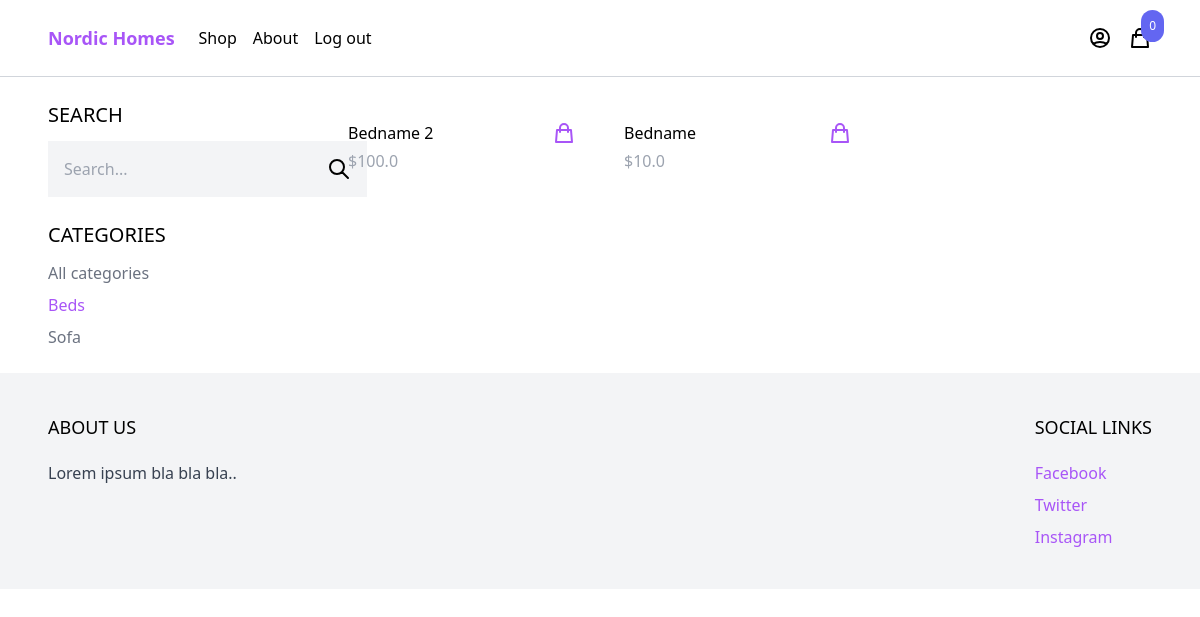
Page /shop/?category=beds (signed in) on the committed database.
### product/models.py (models this page shows, shortened)
class Category(models.Model):
    name = models.CharField(max_length=255)
    slug = models.SlugField()
    class Meta:
        verbose_name_plural = 'Categories'
        ordering = ['name']

class Product(models.Model):
    category = models.ForeignKey(
        Category, related_name='products', on_delete=models.CASCADE)
    name = models.CharField(max_length=255)
    description = models.TextField(blank=True, null=True)
    price = models.IntegerField()
    slug = models.SlugField()
    created_at = models.DateTimeField(auto_now_add=True)
    class Meta:
        ordering = ['-created_at']
    @property
    def get_display_price(self):
        return self.price / 100

### core/views.py (the view)
# urls.py: path('shop/', views.ShopView.as_view(), name="shop"),
class ShopView(generic.ListView):
    queryset = Product.objects.select_related('category').all()
    context_object_name = 'products'
    template_name = 'core/shop.html'
    @property
    def query(self):
        return self.request.GET.get('query', '')
    @property
    def active_category(self):
        return self.request.GET.get('category', '')
    def get_context_data(self, **kwargs):
        context = super().get_context_data(**kwargs)
        context['categories'] = Category.objects.all()
        context['active_category'] = self.active_category
        return context
    def get_queryset(self):
        queryset = super().get_queryset()
        if active_category := self.active_category:
            queryset = queryset.filter(category__slug=active_category)
        if query := self.query:
            queryset = queryset.filter(
                Q(name__icontains=query) | Q(description__icontains=query))
        return queryset

### cart/cart.py (called while the page is built)
    def __len__(self):
        return sum(item['quantity'] for item in self.cart.values())

### cart/context_processors.py (called while the page is built)
def cart(request):
    return {'cart': Cart(request)}

### core/templates/core/shop.html
{% extends 'core/base.html' %}
{% block content %}
<div class="max-w-6xl mx-auto flex flex-wrap items-start py-6 px-6 xl:px-0">
  <div class="filters w-full lg:w-1/4">
    <h3 class="mb-3 text-xl uppercase">Search</h3>
    <form
      method="get"
      action="."
    >
      <div class="flex">
        <input
          type="text"
          name="query"
          class="p-4 bg-gray-100 border-0"
          placeholder="Search..."
        >
        <button class="p-4 bg-gray-100 border-0">
          <svg
            xmlns="http://www.w3.org/2000/svg"
            class="h-6 w-6"
            fill="none"
            viewBox="0 0 24 24"
            stroke="currentColor"
          >
            <path
              stroke-linecap="round"
              stroke-linejoin="round"
              stroke-width="2"
              d="M21 21l-6-6m2-5a7 7 0 11-14 0 7 7 0 0114 0z"
            />
          </svg>
        </button>
      </div>
    </form>
    <h3 class="mt-6 mb-3 text-xl uppercase">Categories</h3>
    <ul class="space-y-2">
      <li>
        <a
          href="{% url 'shop' %}"
          class="{% if not active_category %}text-purple-500{% else %}text-gray-500{% endif %}"
        >All categories</a>
      </li>
      {% for category in categories %}
      <li><a
          href="{% url 'shop' %}?category={{ category.slug }}"
          class="{% if category.slug == active_category %}text-purple-500{% else %}text-gray-500{% endif %}"
        >{{ category.name }}</a></li>
      {% endfor %}
    </ul>
  </div>
  <div class="products w-full lg:w-3/4 -mt-4 flex items-center flex-wrap">
    {% for product in products %}
    {% include 'product/partials/product_list_item.html' %}
    {% endfor %}
  </div>
</div>
{% endblock %}

### product/templates/product/partials/product_list_item.html (shortened to what this page needs)
<div class="w-full md:w-1/3 xl:w-1/4 p-6">
  <div class="pt-3 flex items-center justify-between">
    <a href="{% url 'product' product.slug %}">{{ product.name }}</a>
    <a
      href="{% url 'product' product.slug %}"
      class="text-purple-500 hover:text-purple-800"
    >
      <svg
        xmlns="http://www.w3.org/2000/svg"
        class="h-6 w-6"
        fill="none"
        viewBox="0 0 24 24"
        stroke="currentColor"
      >
        <path
          stroke-linecap="round"
          stroke-linejoin="round"
          stroke-width="2"
          d="M16 11V7a4 4 0 00-8 0v4M5 9h14l1 12H4L5 9z"
        />
      </svg>
    </a>
  </div>
  <p class="pt-1 text-gray-400">${{ product.get_display_price }}</p>
</div>

### rows in the picture
Category: name "Beds"
Category: name "Sofa"
Product: name "Bedname 2", get_display_price "100.0"
Product: name "Bedname", get_display_price "10.0"

### other values in the picture
{{ cart|length }} "0"
